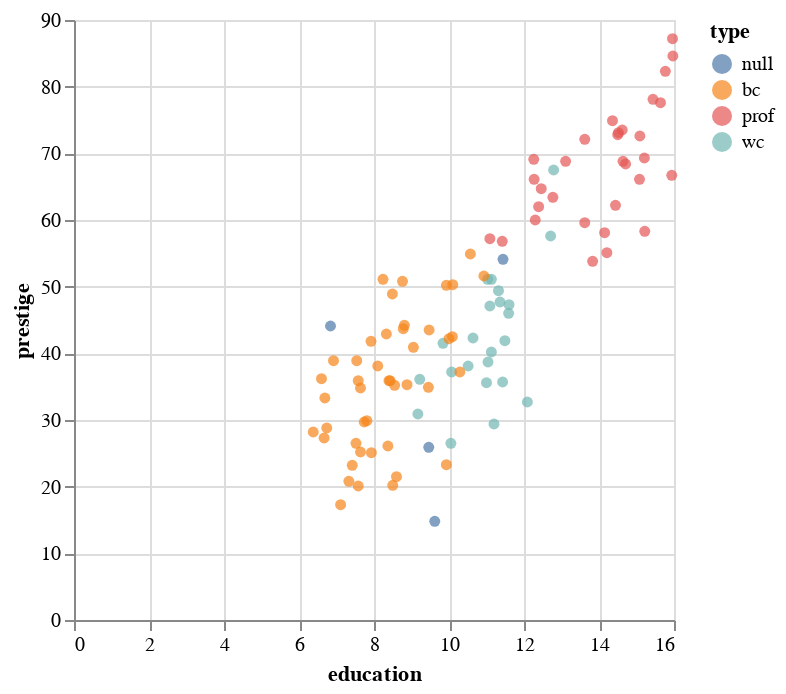

The notebook cell this image was saved under:
### Markdown cell above
## Regression

### Code cell
alt.Chart(df).mark_circle().encode(
    x='education',
    y='prestige',
    color='type:N',
    tooltip='income'
)

### Figure 1 — Vega-Lite specification as saved in the notebook (floating-point values rounded to 4 significant figures)
{"config": {"view": {"continuousWidth": 300, "continuousHeight": 300}}, "data": {"name": "data-6a22ce1ee912eff56ccfda5c76891c8a"}, "mark": {"type": "circle"}, "encoding": {"color": {"field": "type", "type": "nominal"}, "tooltip": {"field": "income", "type": "quantitative"}, "x": {"field": "education", "type": "quantitative"}, "y": {"field": "prestige", "type": "quantitative"}}, "$schema": "https://vega.github.io/schema/vega-lite/v5.8.0.json", "datasets": {"data-6a22ce1ee912eff56ccfda5c76891c8a": [{"job": "gov.administrators", "education": 13.11, "income": 12351, "women": 11.16, "prestige": 68.8, "census": 1113, "type": "prof"}, {"job": "general.managers", "education": 12.26, "income": 25879, "women": 4.02, "prestige": 69.1, "census": 1130, "type": "prof"}, {"job": "accountants", "education": 12.77, "income": 9271, "women": 15.7, "prestige": 63.4, "census": 1171, "type": "prof"}, {"job": "purchasing.officers", "education": 11.42, "income": 8865, "women": 9.11, "prestige": 56.8, "census": 1175, "type": "prof"}, {"job": "chemists", "education": 14.62, "income": 8403, "women": 11.68, "prestige": 73.5, "census": 2111, "type": "prof"}, {"job": "physicists", "education": 15.64, "income": 11030, "women": 5.13, "prestige": 77.6, "census": 2113, "type": "prof"}, {"job": "biologists", "education": 15.09, "income": 8258, "women": 25.65, "prestige": 72.6, "census": 2133, "type": "prof"}, {"job": "architects", "education": 15.44, "income": 14163, "women": 2.69, "prestige": 78.1, "census": 2141, "type": "prof"}, {"job": "civil.engineers", "education": 14.52, "income": 11377, "women": 1.03, "prestige": 73.1, "census": 2143, "type": "prof"}, {"job": "mining.engineers", "education": 14.64, "income": 11023, "women": 0.94, "prestige": 68.8, "census": 2153, "type": "prof"}, {"job": "surveyors", "education": 12.39, "income": 5902, "women": 1.91, "prestige": 62.0, "census": 2161, "type": "prof"}, {"job": "draughtsmen", "education": 12.3, "income": 7059, "women": 7.83, "prestige": 60.0, "census": 2163, "type": "prof"}, {"job": "computer.programers", "education": 13.83, "income": 8425, "women": 15.33, "prestige": 53.8, "census": 2183, "type": "prof"}, {"job": "economists", "education": 14.44, "income": 8049, "women": 57.31, "prestige": 62.2, "census": 2311, "type": "prof"}, {"job": "psychologists", "education": 14.36, "income": 7405, "women": 48.28, "prestige": 74.9, "census": 2315, "type": "prof"}, {"job": "social.workers", "education": 14.21, "income": 6336, "women": 54.77, "prestige": 55.1, "census": 2331, "type": "prof"}, {"job": "lawyers", "education": 15.77, "income": 19263, "women": 5.13, "prestige": 82.3, "census": 2343, "type": "prof"}, {"job": "librarians", "education": 14.15, "income": 6112, "women": 77.1, "prestige": 58.1, "census": 2351, "type": "prof"}, {"job": "vocational.counsellors", "education": 15.22, "income": 9593, "women": 34.89, "prestige": 58.3, "census": 2391, "type": "prof"}, {"job": "ministers", "education": 14.5, "income": 4686, "women": 4.14, "prestige": 72.8, "census": 2511, "type": "prof"}, {"job": "university.teachers", "education": 15.97, "income": 12480, "women": 19.59, "prestige": 84.6, "census": 2711, "type": "prof"}, {"job": "primary.school.teachers", "education": 13.62, "income": 5648, "women": 83.78, "prestige": 59.6, "census": 2731, "type": "prof"}, {"job": "secondary.school.teachers", "education": 15.08, "income": 8034, "women": 46.8, "prestige": 66.1, "census": 2733, "type": "prof"}, {"job": "physicians", "education": 15.96, "income": 25308, "women": 10.56, "prestige": 87.2, "census": 3111, "type": "prof"}, {"job": "veterinarians", "education": 15.94, "income": 14558, "women": 4.32, "prestige": 66.7, "census": 3115, "type": "prof"}, {"job": "osteopaths.chiropractors", "education": 14.71, "income": 17498, "women": 6.91, "prestige": 68.4, "census": 3117, "type": "prof"}, {"job": "nurses", "education": 12.46, "income": 4614, "women": 96.12, "prestige": 64.7, "census": 3131, "type": "prof"}, {"job": "nursing.aides", "education": 9.45, "income": 3485, "women": 76.14, "prestige": 34.9, "census": 3135, "type": "bc"}, {"job": "physio.therapsts", "education": 13.62, "income": 5092, "women": 82.66, "prestige": 72.1, "census": 3137, "type": "prof"}, {"job": "pharmacists", "education": 15.21, "income": 10432, "women": 24.71, "prestige": 69.3, "census": 3151, "type": "prof"}, {"job": "medical.technicians", "education": 12.79, "income": 5180, "women": 76.04, "prestige": 67.5, "census": 3156, "type": "wc"}, {"job": "commercial.artists", "education": 11.09, "income": 6197, "women": 21.03, "prestige": 57.2, "census": 3314, "type": "prof"}, {"job": "radio.tv.announcers", "education": 12.71, "income": 7562, "women": 11.15, "prestige": 57.6, "census": 3337, "type": "wc"}, {"job": "athletes", "education": 11.44, "income": 8206, "women": 8.13, "prestige": 54.1, "census": 3373, "type": null}, {"job": "secretaries", "education": 11.59, "income": 4036, "women": 97.51, "prestige": 46.0, "census": 4111, "type": "wc"}, {"job": "typists", "education": 11.49, "income": 3148, "women": 95.97, "prestige": 41.9, "census": 4113, "type": "wc"}, {"job": "bookkeepers", "education": 11.32, "income": 4348, "women": 68.24, "prestige": 49.4, "census": 4131, "type": "wc"}, {"job": "tellers.cashiers", "education": 10.64, "income": 2448, "women": 91.76, "prestige": 42.3, "census": 4133, "type": "wc"}, {"job": "computer.operators", "education": 11.36, "income": 4330, "women": 75.92, "prestige": 47.7, "census": 4143, "type": "wc"}, {"job": "shipping.clerks", "education": 9.17, "income": 4761, "women": 11.37, "prestige": 30.9, "census": 4153, "type": "wc"}, {"job": "file.clerks", "education": 12.09, "income": 3016, "women": 83.19, "prestige": 32.7, "census": 4161, "type": "wc"}, {"job": "receptionsts", "education": 11.04, "income": 2901, "women": 92.86, "prestige": 38.7, "census": 4171, "type": "wc"}, {"job": "mail.carriers", "education": 9.22, "income": 5511, "women": 7.62, "prestige": 36.1, "census": 4172, "type": "wc"}, {"job": "postal.clerks", "education": 10.07, "income": 3739, "women": 52.27, "prestige": 37.2, "census": 4173, "type": "wc"}, {"job": "telephone.operators", "education": 10.51, "income": 3161, "women": 96.14, "prestige": 38.1, "census": 4175, "type": "wc"}, {"job": "collectors", "education": 11.2, "income": 4741, "women": 47.06, "prestige": 29.4, "census": 4191, "type": "wc"}, {"job": "claim.adjustors", "education": 11.13, "income": 5052, "women": 56.1, "prestige": 51.1, "census": 4192, "type": "wc"}, {"job": "travel.clerks", "education": 11.43, "income": 6259, "women": 39.17, "prestige": 35.7, "census": 4193, "type": "wc"}, {"job": "office.clerks", "education": 11.0, "income": 4075, "women": 63.23, "prestige": 35.6, "census": 4197, "type": "wc"}, {"job": "sales.supervisors", "education": 9.84, "income": 7482, "women": 17.04, "prestige": 41.5, "census": 5130, "type": "wc"}, {"job": "commercial.travellers", "education": 11.13, "income": 8780, "women": 3.16, "prestige": 40.2, "census": 5133, "type": "wc"}, {"job": "sales.clerks", "education": 10.05, "income": 2594, "women": 67.82, "prestige": 26.5, "census": 5137, "type": "wc"}, {"job": "newsboys", "education": 9.62, "income": 918, "women": 7.0, "prestige": 14.8, "census": 5143, "type": null}, {"job": "service.station.attendant", "education": 9.93, "income": 2370, "women": 3.69, "prestige": 23.3, "census": 5145, "type": "bc"}, {"job": "insurance.agents", "education": 11.6, "income": 8131, "women": 13.09, "prestige": 47.3, "census": 5171, "type": "wc"}, {"job": "real.estate.salesmen", "education": 11.09, "income": 6992, "women": 24.44, "prestige": 47.1, "census": 5172, "type": "wc"}, {"job": "buyers", "education": 11.03, "income": 7956, "women": 23.88, "prestige": 51.1, "census": 5191, "type": "wc"}, {"job": "firefighters", "education": 9.47, "income": 8895, "women": 0.0, "prestige": 43.5, "census": 6111, "type": "bc"}, {"job": "policemen", "education": 10.93, "income": 8891, "women": 1.65, "prestige": 51.6, "census": 6112, "type": "bc"}, {"job": "cooks", "education": 7.74, "income": 3116, "women": 52.0, "prestige": 29.7, "census": 6121, "type": "bc"}, {"job": "bartenders", "education": 8.5, "income": 3930, "women": 15.51, "prestige": 20.2, "census": 6123, "type": "bc"}, {"job": "funeral.directors", "education": 10.57, "income": 7869, "women": 6.01, "prestige": 54.9, "census": 6141, "type": "bc"}, {"job": "babysitters", "education": 9.46, "income": 611, "women": 96.53, "prestige": 25.9, "census": 6147, "type": null}, {"job": "launderers", "education": 7.33, "income": 3000, "women": 69.31, "prestige": 20.8, "census": 6162, "type": "bc"}, {"job": "janitors", "education": 7.11, "income": 3472, "women": 33.57, "prestige": 17.3, "census": 6191, "type": "bc"}, {"job": "elevator.operators", "education": 7.58, "income": 3582, "women": 30.08, "prestige": 20.1, "census": 6193, "type": "bc"}, {"job": "farmers", "education": 6.84, "income": 3643, "women": 3.6, "prestige": 44.1, "census": 7112, "type": null}, {"job": "farm.workers", "education": 8.6, "income": 1656, "women": 27.75, "prestige": 21.5, "census": 7182, "type": "bc"}, {"job": "rotary.well.drillers", "education": 8.88, "income": 6860, "women": 0.0, "prestige": 35.3, "census": 7711, "type": "bc"}, {"job": "bakers", "education": 7.54, "income": 4199, "women": 33.3, "prestige": 38.9, "census": 8213, "type": "bc"}, {"job": "slaughterers.1", "education": 7.64, "income": 5134, "women": 17.26, "prestige": 25.2, "census": 8215, "type": "bc"}, {"job": "slaughterers.2", "education": 7.64, "income": 5134, "women": 17.26, "prestige": 34.8, "census": 8215, "type": "bc"}, {"job": "canners", "education": 7.42, "income": 1890, "women": 72.24, "prestige": 23.2, "census": 8221, "type": "bc"}, {"job": "textile.weavers", "education": 6.69, "income": 4443, "women": 31.36, "prestige": 33.3, "census": 8267, "type": "bc"}, {"job": "textile.labourers", "education": 6.74, "income": 3485, "women": 39.48, "prestige": 28.8, "census": 8278, "type": "bc"}, {"job": "tool.die.makers", "education": 10.09, "income": 8043, "women": 1.5, "prestige": 42.5, "census": 8311, "type": "bc"}, {"job": "machinists", "education": 8.81, "income": 6686, "women": 4.28, "prestige": 44.2, "census": 8313, "type": "bc"}, {"job": "sheet.metal.workers", "education": 8.4, "income": 6565, "women": 2.3, "prestige": 35.9, "census": 8333, "type": "bc"}, {"job": "welders", "education": 7.92, "income": 6477, "women": 5.17, "prestige": 41.8, "census": 8335, "type": "bc"}, {"job": "auto.workers", "education": 8.43, "income": 5811, "women": 13.62, "prestige": 35.9, "census": 8513, "type": "bc"}, {"job": "aircraft.workers", "education": 8.78, "income": 6573, "women": 5.78, "prestige": 43.7, "census": 8515, "type": "bc"}, {"job": "electronic.workers", "education": 8.76, "income": 3942, "women": 74.54, "prestige": 50.8, "census": 8534, "type": "bc"}, {"job": "radio.tv.repairmen", "education": 10.29, "income": 5449, "women": 2.92, "prestige": 37.2, "census": 8537, "type": "bc"}, {"job": "sewing.mach.operators", "education": 6.38, "income": 2847, "women": 90.67, "prestige": 28.2, "census": 8563, "type": "bc"}, {"job": "auto.repairmen", "education": 8.1, "income": 5795, "women": 0.81, "prestige": 38.1, "census": 8581, "type": "bc"}, {"job": "aircraft.repairmen", "education": 10.1, "income": 7716, "women": 0.78, "prestige": 50.3, "census": 8582, "type": "bc"}, {"job": "railway.sectionmen", "education": 6.67, "income": 4696, "women": 0.0, "prestige": 27.3, "census": 8715, "type": "bc"}, {"job": "electrical.linemen", "education": 9.05, "income": 8316, "women": 1.34, "prestige": 40.9, "census": 8731, "type": "bc"}, {"job": "electricians", "education": 9.93, "income": 7147, "women": 0.99, "prestige": 50.2, "census": 8733, "type": "bc"}, {"job": "construction.foremen", "education": 8.24, "income": 8880, "women": 0.65, "prestige": 51.1, "census": 8780, "type": "bc"}, {"job": "carpenters", "education": 6.92, "income": 5299, "women": 0.56, "prestige": 38.9, "census": 8781, "type": "bc"}, {"job": "masons", "education": 6.6, "income": 5959, "women": 0.52, "prestige": 36.2, "census": 8782, "type": "bc"}, {"job": "house.painters", "education": 7.81, "income": 4549, "women": 2.46, "prestige": 29.9, "census": 8785, "type": "bc"}, {"job": "plumbers", "education": 8.33, "income": 6928, "women": 0.61, "prestige": 42.9, "census": 8791, "type": "bc"}, {"job": "construction.labourers", "education": 7.52, "income": 3910, "women": 1.09, "prestige": 26.5, "census": 8798, "type": "bc"}, {"job": "pilots", "education": 12.27, "income": 14032, "women": 0.58, "prestige": 66.1, "census": 9111, "type": "prof"}, {"job": "train.engineers", "education": 8.49, "income": 8845, "women": 0.0, "prestige": 48.9, "census": 9131, "type": "bc"}, {"job": "bus.drivers", "education": 7.58, "income": 5562, "women": 9.47, "prestige": 35.9, "census": 9171, "type": "bc"}, {"job": "taxi.drivers", "education": 7.93, "income": 4224, "women": 3.59, "prestige": 25.1, "census": 9173, "type": "bc"}, {"job": "longshoremen", "education": 8.37, "income": 4753, "women": 0.0, "prestige": 26.1, "census": 9313, "type": "bc"}, {"job": "typesetters", "education": 10.0, "income": 6462, "women": 13.58, "prestige": 42.2, "census": 9511, "type": "bc"}, {"job": "bookbinders", "education": 8.55, "income": 3617, "women": 70.87, "prestige": 35.2, "census": 9517, "type": "bc"}]}}
